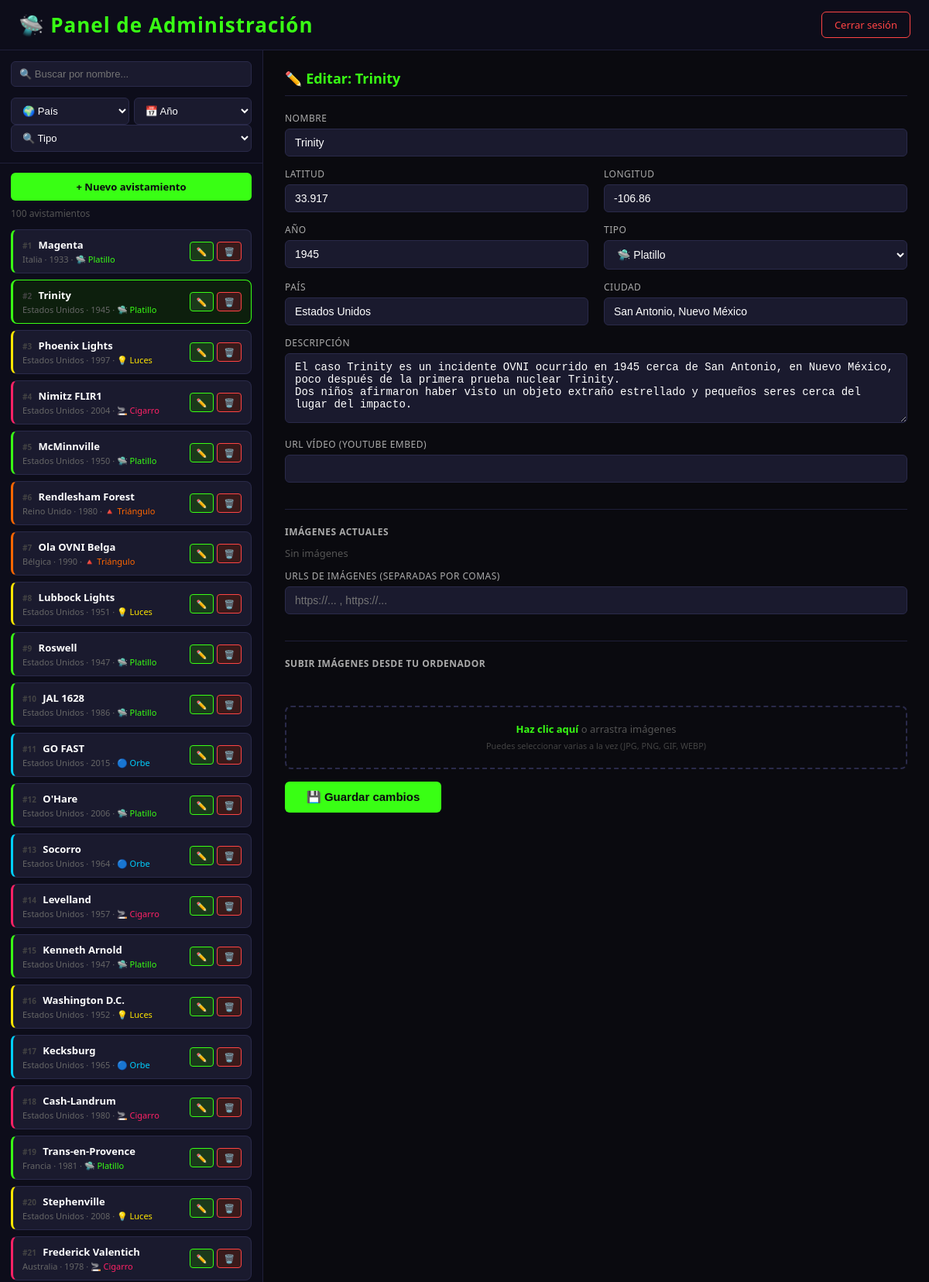
Page /admin.php?editar=2 (signed in, upper part) on the committed database.
### tables this page shows
CREATE TABLE `avistamientos` (
  `id` int(11) NOT NULL,
  `nombre` varchar(255) NOT NULL,
  `lat` float NOT NULL,
  `lng` float NOT NULL,
  `año` int(11) NOT NULL,
  `pais` varchar(255) NOT NULL,
  `ciudad` varchar(100) DEFAULT '',
  `descripcion` text NOT NULL,
  `imagenes` text NOT NULL,
  `video` varchar(500) NOT NULL,
  `tipo` varchar(50) DEFAULT 'orbe'
);

### admin.php (the view, shortened to what this page needs)
<?php
$host     = 'localhost';
$dbname   = 'ovni_db';
$user     = 'root';
$password = '';
$pdo = new PDO("mysql:host=$host;dbname=$dbname;charset=utf8", $user, $password);
$pdo->setAttribute(PDO::ATTR_ERRMODE, PDO::ERRMODE_EXCEPTION);
$modoEdicion = false;
$avistamiento = [
  'id' => '', 'nombre' => '', 'lat' => '', 'lng' => '', 'año' => '',
  'pais' => '', 'ciudad' => '', 'descripcion' => '', 'video' => '',
  'imagenes' => '', 'tipo' => ''
];
if (isset($_GET['editar'])) {
  $id = (int)$_GET['editar'];
  $avistamiento = $pdo->query("SELECT * FROM avistamientos WHERE id = $id")->fetch(PDO::FETCH_ASSOC);
  $modoEdicion = true;
}
$filtroPais = $_GET['filtro_pais'] ?? '';
$filtroAño  = $_GET['filtro_año']  ?? '';
$filtroTipo = $_GET['filtro_tipo'] ?? '';
$filtroBusq = $_GET['busqueda']    ?? '';
$params = [];
$sql  = "SELECT * FROM avistamientos";
$sql .= " ORDER BY id ASC";
$stmt = $pdo->prepare($sql);
$stmt->execute($params);
$avistamientos = $stmt->fetchAll(PDO::FETCH_ASSOC);
$todosTipos  = ['platillo','orbe','triangulo','cigarro','luces'];
$tipoLabels  = ['platillo'=>'🛸 Platillo','orbe'=>'🔵 Orbe','triangulo'=>'🔺 Triángulo','cigarro'=>'🚬 Cigarro','luces'=>'💡 Luces'];
?>
<!DOCTYPE html>
<html lang="es">
<head>
</head>
<body>
<div id="cabecera">
  <h1>🛸 Panel de Administración</h1>
  <a href="logout.php" class="btn-logout">Cerrar sesión</a>
</div>
<div id="layout">
  <div id="panel-lista">
    <div id="filtros-admin">
      <form method="GET" id="form-filtros">
        <input type="text" name="busqueda" placeholder="🔍 Buscar por nombre..."
               value="<?= htmlspecialchars($filtroBusq) ?>">
        <div class="fila-filtros">
          <select name="filtro_pais" onchange="this.form.submit()">
            <option value="">🌍 País</option>
          </select>
          <select name="filtro_año" onchange="this.form.submit()">
            <option value="">📅 Año</option>
          </select>
        </div>
        <select name="filtro_tipo" onchange="this.form.submit()">
          <option value="">🔍 Tipo</option>
        </select>
      </form>
    </div>
    <a href="admin.php" id="btn-nuevo">+ Nuevo avistamiento</a>
    <div id="contador-lista"><?= count($avistamientos) ?> avistamiento<?= count($avistamientos)!=1?'s':'' ?></div>
    <div id="lista-scroll">
      <?php foreach ($avistamientos as $a):
        $tipoColor = ['platillo'=>'#39ff14','orbe'=>'#00cfff','triangulo'=>'#ff6600','cigarro'=>'#ff2266','luces'=>'#ffe600'];
        $color = $tipoColor[$a['tipo']] ?? '#444';
        $esActivo = $modoEdicion && (int)$avistamiento['id'] === (int)$a['id'];
      ?>
      <div class="item-lista <?= $esActivo ? 'activo' : '' ?>"
           style="border-left-color: <?= $color ?>"
           onclick="location.href='admin.php?editar=<?= $a['id'] ?>&<?= http_build_query(array_filter(['filtro_pais'=>$filtroPais,'filtro_año'=>$filtroAño,'filtro_tipo'=>$filtroTipo,'busqueda'=>$filtroBusq])) ?>'">
        <div class="item-info">
          <div class="item-nombre">
            <span style="color:#444;font-size:10px;margin-right:5px;">#<?= $a['id'] ?></span>
            <?= htmlspecialchars($a['nombre']) ?>
          </div>
          <div class="item-meta">
            <?= htmlspecialchars($a['pais']) ?> · <?= $a['año'] ?> ·
            <span style="color:<?= $color ?>"><?= $tipoLabels[$a['tipo']] ?? $a['tipo'] ?></span>
          </div>
        </div>
        <div class="item-acciones" onclick="event.stopPropagation()">
          <a href="admin.php?editar=<?= $a['id'] ?>" class="btn-mini btn-editar">✏️</a>
          <a href="admin.php?borrar=<?= $a['id'] ?>"
             class="btn-mini btn-borrar"
             onclick="return confirm('¿Eliminar <?= addslashes($a['nombre']) ?>?')">🗑️</a>
        </div>
      </div>
      <?php endforeach; ?>
    </div>
  </div>
  <div id="panel-form">
    <h2><?= $modoEdicion ? '✏️ Editar: ' . htmlspecialchars($avistamiento['nombre']) : '➕ Nuevo avistamiento' ?></h2>
    <form method="POST" enctype="multipart/form-data" id="form-avistamiento">
      <div class="form-grid">
        <div class="span2">
          <label>Nombre</label>
          <input type="text" name="nombre" value="<?= htmlspecialchars($avistamiento['nombre']) ?>" required>
        </div>
        <div>
          <label>Latitud</label>
          <input type="text" name="lat" value="<?= $avistamiento['lat'] ?>" required>
        </div>
        <div>
          <label>Longitud</label>
          <input type="text" name="lng" value="<?= $avistamiento['lng'] ?>" required>
        </div>
        <div>
          <label>Año</label>
          <input type="number" name="año" value="<?= $avistamiento['año'] ?>" required>
        </div>
        <div>
          <label>Tipo</label>
          <select name="tipo" class="form-select" required>
            <?php foreach ($todosTipos as $t): ?>
              <option value="<?= $t ?>" <?= $avistamiento['tipo']===$t?'selected':'' ?>><?= $tipoLabels[$t] ?></option>
            <?php endforeach; ?>
          </select>
        </div>
        <div>
          <label>País</label>
          <input type="text" name="pais" value="<?= htmlspecialchars($avistamiento['pais']) ?>" required>
        </div>
        <div>
          <label>Ciudad</label>
          <input type="text" name="ciudad" value="<?= htmlspecialchars($avistamiento['ciudad'] ?? '') ?>">
        </div>
        <div class="span2">
          <label>Descripción</label>
          <textarea name="descripcion" required><?= htmlspecialchars($avistamiento['descripcion']) ?></textarea>
        </div>
        <div class="span2">
          <label>URL Vídeo (YouTube embed)</label>
          <input type="text" name="video" value="<?= htmlspecialchars($avistamiento['video'] ?? '') ?>">
        </div>
      </div>
      <hr class="separador">
      <div class="seccion-imagenes">
        <h3>Imágenes actuales</h3>
        <?php
          $imgs = array_filter(array_map('trim', explode(',', $avistamiento['imagenes'] ?? '')));
          if ($imgs):
        ?>
        <div class="grid-imagenes">
          <?php foreach ($imgs as $img): ?>
          <div class="img-item">
            <img src="<?= htmlspecialchars($img) ?>" alt="imagen" onerror="this.style.opacity='0.3'">
            <?php if ($modoEdicion): ?>
            <a href="admin.php?eliminar_imagen=<?= urlencode($img) ?>&id_avistamiento=<?= $avistamiento['id'] ?>"
               class="btn-eliminar-img"
               onclick="return confirm('¿Eliminar esta imagen?')"
               title="Eliminar imagen">✕</a>
            <?php endif; ?>
          </div>
          <?php endforeach; ?>
        </div>
        <?php else: ?>
          <p style="color:#555; font-size:13px; margin-bottom:12px;">Sin imágenes</p>
        <?php endif; ?>
        <label>URLs de imágenes (separadas por comas)</label>
        <input type="text" name="imagenes" value="<?= htmlspecialchars($avistamiento['imagenes'] ?? '') ?>"
               placeholder="https://... , https://...">
        <hr class="separador">
        <h3>Subir imágenes desde tu ordenador</h3>
        <div id="upload-count"></div>
        <div class="upload-zone" id="upload-zone">
          <div class="upload-zone-texto">
            <span>Haz clic aquí</span> o arrastra imágenes<br>
            <small style="color:#444">Puedes seleccionar varias a la vez (JPG, PNG, GIF, WEBP)</small>
          </div>
        </div>
      </div>
      <button type="submit" class="btn-guardar">
        <?= $modoEdicion ? '💾 Guardar cambios' : '➕ Añadir avistamiento' ?>
      </button>
    </form>
  </div>
</div>
</body>
</html>

### admin.php (style rules this page uses)
* { margin:0; padding:0; box-sizing:border-box; }
body { background-color: #0a0a0f; font-family: 'Segoe UI', sans-serif; color: #fff; height: 100vh; display: flex; flex-direction: column; }
#cabecera { display: flex; align-items: center; justify-content: space-between; padding: 14px 24px; border-bottom: 1px solid #1f1f3a; background: #0d0d1a; flex-shrink: 0; }
#cabecera h1 { color: #39ff14; font-size: 26px; letter-spacing: 1px; }
.btn-logout { background: none; border: 1px solid #ff4444; color: #ff4444; padding: 7px 16px; border-radius: 6px; cursor: pointer; font-size: 13px; text-decoration: none; }
#layout { display: flex; flex: 1; overflow: hidden; }
#panel-lista { width: 340px; min-width: 280px; background: #0d0d1a; border-right: 1px solid #1f1f3a; display: flex; flex-direction: column; flex-shrink: 0; }
#filtros-admin { padding: 14px; border-bottom: 1px solid #1f1f3a; display: flex; flex-direction: column; gap: 8px; }
#filtros-admin input, #filtros-admin select { width: 100%; padding: 8px 10px; background: #1a1a2e; border: 1px solid #2a2a4a; border-radius: 6px; color: #fff; font-size: 13px; }
#filtros-admin .fila-filtros { display: flex; gap: 6px; }
#filtros-admin .fila-filtros select { flex: 1; }
#btn-nuevo { margin: 12px 14px 0; padding: 9px; background: #39ff14; border: none; border-radius: 6px; color: #0a0a0f; font-weight: bold; font-size: 13px; cursor: pointer; text-align: center; display: block; text-decoration: none; }
#contador-lista { padding: 8px 14px 4px; font-size: 12px; color: #555; }
#lista-scroll { flex: 1; overflow-y: auto; padding: 8px 14px 14px; }
.item-lista { display: flex; align-items: center; justify-content: space-between; padding: 10px 12px; margin-bottom: 8px; background: #1a1a2e; border-radius: 8px; border: 1px solid #2a2a4a; cursor: pointer; transition: background 0.15s; border-left: 3px solid transparent; }
.item-lista.activo { border-color: #39ff14; background: #0d1f0d; }
.item-info { flex: 1; min-width: 0; }
.item-nombre { font-size: 13px; font-weight: bold; color: #fff; white-space: nowrap; overflow: hidden; text-overflow: ellipsis; }
.item-meta { font-size: 11px; color: #666; margin-top: 2px; }
.item-acciones { display: flex; gap: 4px; flex-shrink: 0; }
.btn-mini { padding: 4px 8px; border-radius: 4px; border: none; font-size: 11px; cursor: pointer; text-decoration: none; display: inline-block; }
.btn-editar { background: #1a3a1a; color: #39ff14; border: 1px solid #39ff14; }
.btn-borrar { background: #3a1a1a; color: #ff4444; border: 1px solid #ff4444; }
#panel-form { flex: 1; overflow-y: auto; padding: 24px 28px; }
#panel-form h2 { color: #39ff14; font-size: 18px; margin-bottom: 20px; padding-bottom: 10px; border-bottom: 1px solid #1f1f3a; }
.form-grid { display: grid; grid-template-columns: 1fr 1fr; gap: 0 20px; }
.form-grid .span2 { grid-column: span 2; }
label { display: block; margin-bottom: 5px; color: #aaa; font-size: 12px; text-transform: uppercase; letter-spacing: 0.5px; }
input[type=text], input[type=number], textarea, select.form-select { width: 100%; padding: 9px 12px; margin-bottom: 14px; background: #1a1a2e; border: 1px solid #2a2a4a; border-radius: 6px; color: #fff; font-size: 14px; transition: border-color 0.2s; }
textarea { height: 90px; resize: vertical; }
.upload-zone { border: 2px dashed #2a2a4a; border-radius: 8px; padding: 18px; text-align: center; cursor: pointer; transition: border-color 0.2s, background 0.2s; margin-bottom: 14px; position: relative; }
.upload-zone-texto { pointer-events: none; color: #555; font-size: 13px; line-height: 1.6; }
.upload-zone-texto span { color: #39ff14; font-weight: bold; }
#upload-count { font-size: 12px; color: #39ff14; margin-bottom: 8px; min-height: 18px; }
.btn-guardar { padding: 11px 28px; background: #39ff14; border: none; border-radius: 6px; color: #0a0a0f; font-weight: bold; font-size: 15px; cursor: pointer; }
.seccion-imagenes { margin-bottom: 16px; }
.seccion-imagenes h3 { color: #aaa; font-size: 12px; text-transform: uppercase; letter-spacing: 0.5px; margin-bottom: 10px; }
.separador { border: none; border-top: 1px solid #1f1f3a; margin: 20px 0; }

### rows in the picture
avistamientos: id "1", nombre "Magenta", pais "Italia", año "1933", tipo "🛸 Platillo"
avistamientos: id "2", nombre "Trinity", pais "Estados Unidos", año "1945", tipo "🛸 Platillo", lat "33.917", lng "-106.86", ciudad "San Antonio, Nuevo México", descripcion "El caso Trinity es un incidente OVNI ocurrido en 1945 cerca de San Antonio, en Nuevo México, poco después de la primera prueba nuclear Trinity. Dos niños afirmaron haber visto un objeto extraño estrellado y pequeños seres cerca del lugar del impacto."
avistamientos: id "3", nombre "Phoenix Lights", pais "Estados Unidos", año "1997", tipo "💡 Luces"
avistamientos: id "4", nombre "Nimitz FLIR1", pais "Estados Unidos", año "2004", tipo "🚬 Cigarro"
avistamientos: id "5", nombre "McMinnville", pais "Estados Unidos", año "1950", tipo "🛸 Platillo"
avistamientos: id "6", nombre "Rendlesham Forest", pais "Reino Unido", año "1980", tipo "🔺 Triángulo"
avistamientos: id "7", nombre "Ola OVNI Belga", pais "Bélgica", año "1990", tipo "🔺 Triángulo"
avistamientos: id "8", nombre "Lubbock Lights", pais "Estados Unidos", año "1951", tipo "💡 Luces"
avistamientos: id "9", nombre "Roswell", pais "Estados Unidos", año "1947", tipo "🛸 Platillo"
avistamientos: id "10", nombre "JAL 1628", pais "Estados Unidos", año "1986", tipo "🛸 Platillo"
avistamientos: id "11", nombre "GO FAST", pais "Estados Unidos", año "2015", tipo "🔵 Orbe"
avistamientos: id "12", nombre "O'Hare", pais "Estados Unidos", año "2006", tipo "🛸 Platillo"
avistamientos: id "13", nombre "Socorro", pais "Estados Unidos", año "1964", tipo "🔵 Orbe"
avistamientos: id "14", nombre "Levelland", pais "Estados Unidos", año "1957", tipo "🚬 Cigarro"
avistamientos: id "15", nombre "Kenneth Arnold", pais "Estados Unidos", año "1947", tipo "🛸 Platillo"
avistamientos: id "16", nombre "Washington D.C.", pais "Estados Unidos", año "1952", tipo "💡 Luces"
avistamientos: id "17", nombre "Kecksburg", pais "Estados Unidos", año "1965", tipo "🔵 Orbe"
avistamientos: id "18", nombre "Cash-Landrum", pais "Estados Unidos", año "1980", tipo "🚬 Cigarro"
avistamientos: id "19", nombre "Trans-en-Provence", pais "Francia", año "1981", tipo "🛸 Platillo"
avistamientos: id "20", nombre "Stephenville", pais "Estados Unidos", año "2008", tipo "💡 Luces"
avistamientos: id "21", nombre "Frederick Valentich", pais "Australia", año "1978", tipo "🚬 Cigarro"

### other values in the picture
count($avistamientos) "100"
